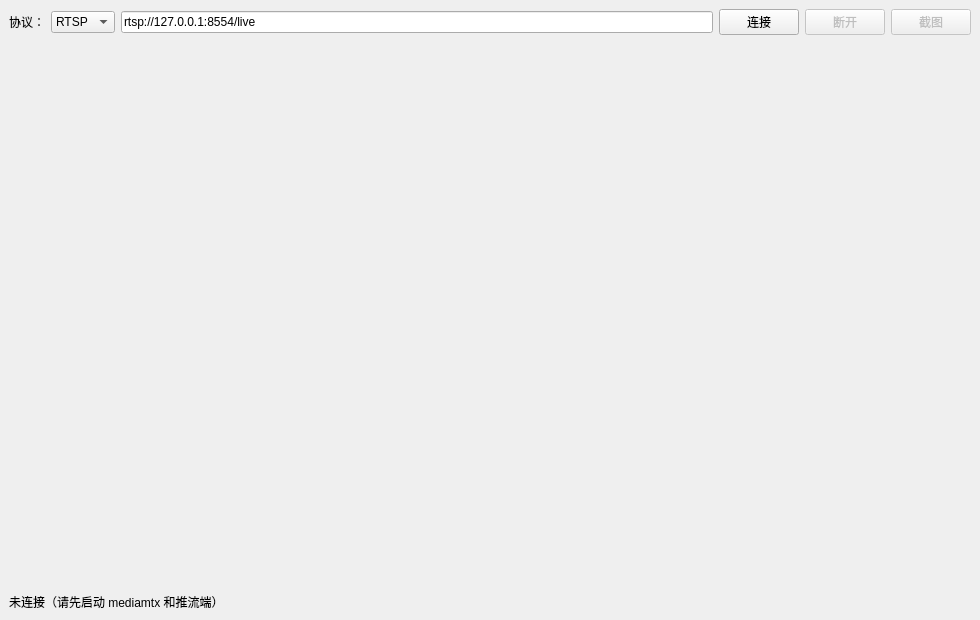
<?xml version="1.0" encoding="UTF-8"?>
<ui version="4.0">
 <class>MainWindow</class>
 <widget class="QMainWindow" name="MainWindow">
  <property name="geometry">
   <rect>
    <x>0</x>
    <y>0</y>
    <width>980</width>
    <height>620</height>
   </rect>
  </property>
  <property name="windowTitle">
   <string>RTSP/RTMP 拉流预览 — FFmpeg 解码 + OpenGL 渲染</string>
  </property>
  <widget class="QWidget" name="centralwidget">
   <layout class="QVBoxLayout" name="verticalLayout" stretch="0,1,0">
    <item>
     <layout class="QHBoxLayout" name="topLayout">
      <item>
       <widget class="QLabel" name="protocolLabel">
        <property name="text">
         <string>协议：</string>
        </property>
       </widget>
      </item>
      <item>
       <widget class="QComboBox" name="protocolCombo">
        <property name="toolTip">
         <string>RTSP 默认端口 8554，RTMP 默认端口 1935（mediamtx 均默认开启）</string>
        </property>
        <item>
         <property name="text">
          <string>RTSP</string>
         </property>
        </item>
        <item>
         <property name="text">
          <string>RTMP</string>
         </property>
        </item>
       </widget>
      </item>
      <item>
       <widget class="QLineEdit" name="urlEdit">
        <property name="text">
         <string>rtsp://127.0.0.1:8554/live</string>
        </property>
       </widget>
      </item>
      <item>
       <widget class="QPushButton" name="btnStart">
        <property name="text">
         <string>连接</string>
        </property>
       </widget>
      </item>
      <item>
       <widget class="QPushButton" name="btnStop">
        <property name="enabled">
         <bool>false</bool>
        </property>
        <property name="text">
         <string>断开</string>
        </property>
       </widget>
      </item>
      <item>
       <widget class="QPushButton" name="btnShot">
        <property name="enabled">
         <bool>false</bool>
        </property>
        <property name="text">
         <string>截图</string>
        </property>
       </widget>
      </item>
     </layout>
    </item>
    <item>
     <widget class="YuvGLWidget" name="glWidget" native="true">
      <property name="minimumSize">
       <size>
        <width>640</width>
        <height>480</height>
       </size>
      </property>
     </widget>
    </item>
    <item>
     <widget class="QLabel" name="statLabel">
      <property name="text">
       <string>未连接（请先启动 mediamtx 和推流端）</string>
      </property>
      <property name="wordWrap">
       <bool>true</bool>
      </property>
     </widget>
    </item>
   </layout>
  </widget>
 </widget>
 <customwidgets>
  <customwidget>
   <class>YuvGLWidget</class>
   <extends>QWidget</extends>
   <header>yuvglwidget.h</header>
   <container>1</container>
  </customwidget>
 </customwidgets>
 <resources/>
 <connections/>
</ui>
